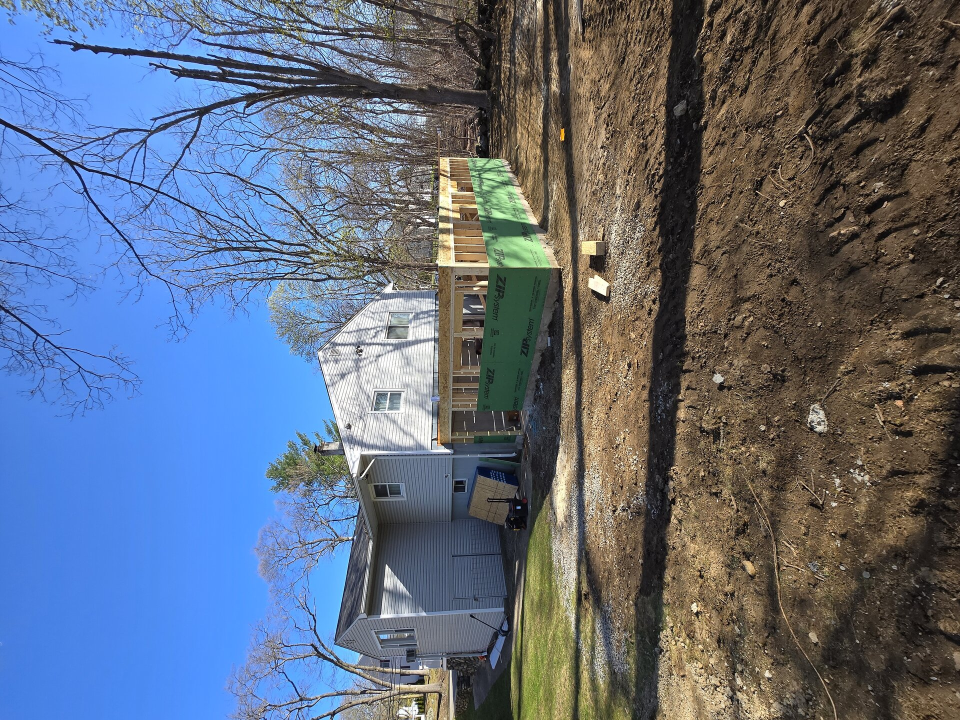
#> input picture addition photos/optimized/1.jpg, 1920 x 1440 px, found by its file name (shown at 1/2 size)
$ python reoptimize_steeps.py
#> lines starting #> are read from the running program, lines starting #| are printed output that depends on the picture
#!/usr/bin/env python3
"""
Script to optimize steeps images with smaller file size
"""

import os
from PIL import Image, ExifTags

def fix_and_optimize_image(input_path, output_path, max_width=800):
    """
    Fix orientation and optimize image with max width
    """
#> called with input_path = 'steeps/1.jpg', output_path = 'steeps/step-1-foundation.webp', max_width = 800
    try:
        image = Image.open(input_path)
#> image is the input picture: PIL image 1920x1440 RGB; mean R, G, B 97.2, 108.8, 128.3

        # Check and fix EXIF orientation
        try:
            exif = image._getexif()
            if exif is not None:
                for orientation_key in ExifTags.TAGS.keys():
                    if ExifTags.TAGS[orientation_key] == 'Orientation':
                        break

                if orientation_key in exif:
                    orientation = exif[orientation_key]

                    if orientation == 3:
                        image = image.rotate(180, expand=True)
                    elif orientation == 6:
                        image = image.rotate(270, expand=True)
                    elif orientation == 8:
                        image = image.rotate(90, expand=True)
        except (AttributeError, KeyError, IndexError):
            pass

        # Resize to max width while maintaining aspect ratio
        if image.width > max_width:
            ratio = max_width / image.width
#> ratio = 0.417
            new_height = int(image.height * ratio)
#> new_height = 600
            image = image.resize((max_width, new_height), Image.Resampling.LANCZOS)
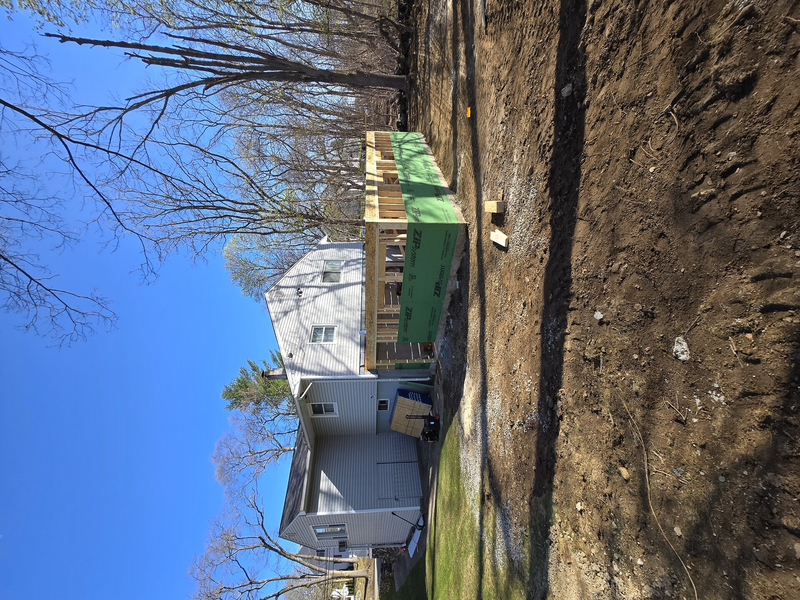
#> image: PIL image 800x600 RGB; mean R, G, B 97.2, 108.8, 128.2
            print(f"  Resized to {max_width}x{new_height}")
#|   Resized to 800x600

        # Save as WebP with lower quality
        image.save(output_path, 'WEBP', quality=75)

        # Get file sizes
        original_size = os.path.getsize(input_path) / 1024
        new_size = os.path.getsize(output_path) / 1024

        print(f"  ✓ {original_size:.0f}KB → {new_size:.0f}KB")
        return True

    except Exception as e:
        print(f"  ✗ Error: {e}")
        return False

def main():
    steeps_dir = "steeps"

    print("Re-optimizing steeps images (smaller size)...")
    print("=" * 50)

    images = [
        ("1.jpg", "step-1-foundation.webp"),
        ("2.jpg", "step-2-framing.webp"),
        ("3.jpg", "step-3-sheathing.webp"),
        ("final adu.jpg", "step-4-complete.webp")
    ]

    for input_file, output_file in images:
        input_path = os.path.join(steeps_dir, input_file)
        output_path = os.path.join(steeps_dir, output_file)

        print(f"\n{input_file}:")

        if not os.path.exists(input_path):
            print(f"  ✗ File not found!")
            continue

        fix_and_optimize_image(input_path, output_path, max_width=800)
#> pass 2 of the loop in main, `for input_file, output_file in images:`:
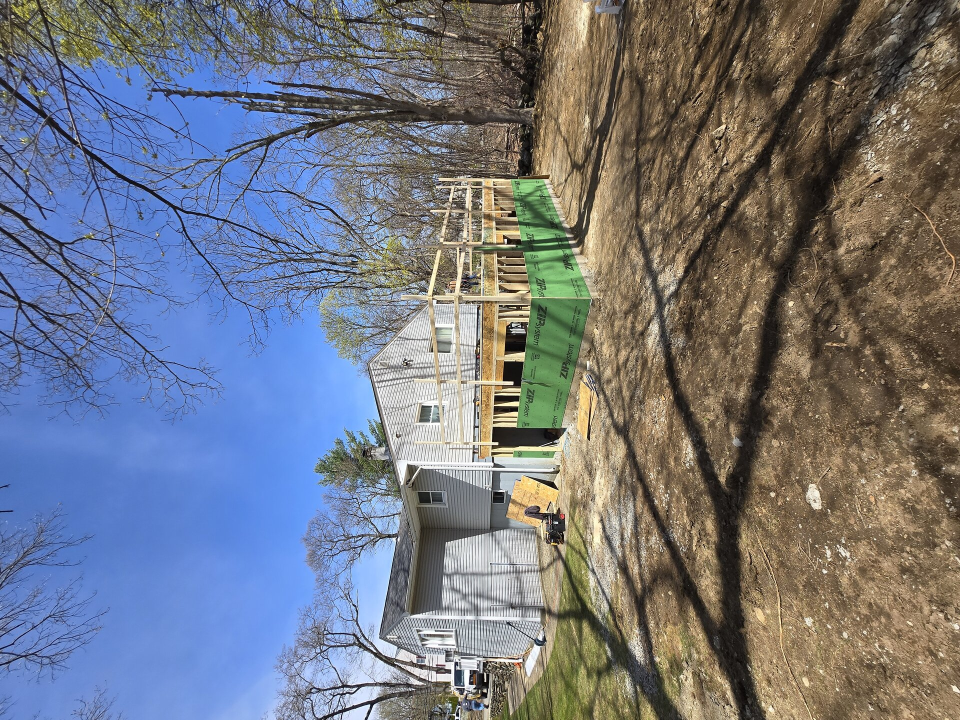
#> input picture addition photos/optimized/2.jpg, 1920 x 1440 px, found by its file name (shown at 1/2 size)
#> in fix_and_optimize_image, image is the input picture: PIL image 1920x1440 RGB; mean R, G, B 114.9, 119, 129.5
#> in fix_and_optimize_image (call 2), `image = image.resize((max_width, new_height), Image.Resampling.LANCZOS)`:
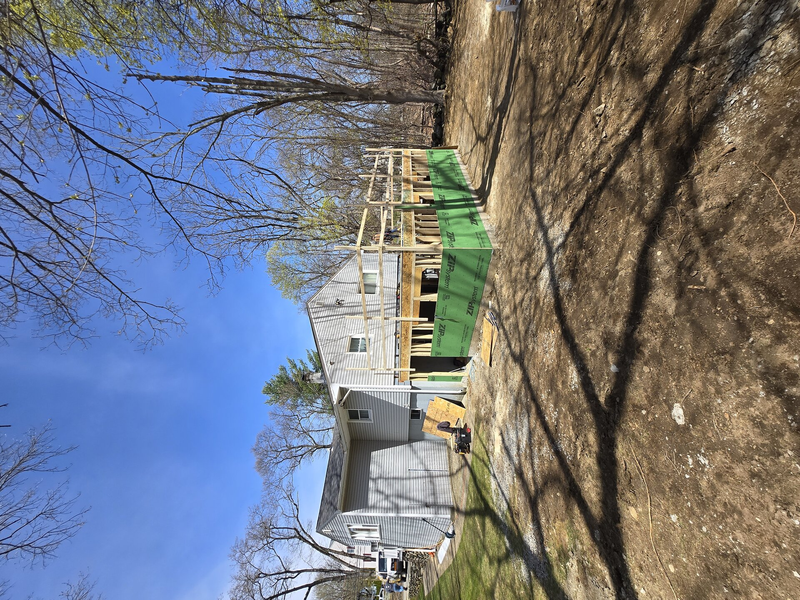
#> image: PIL image 800x600 RGB; mean R, G, B 114.9, 119, 129.5
#|   Resized to 800x600

    print("\n" + "=" * 50)
    print("Done!")

if __name__ == "__main__":
    main()
